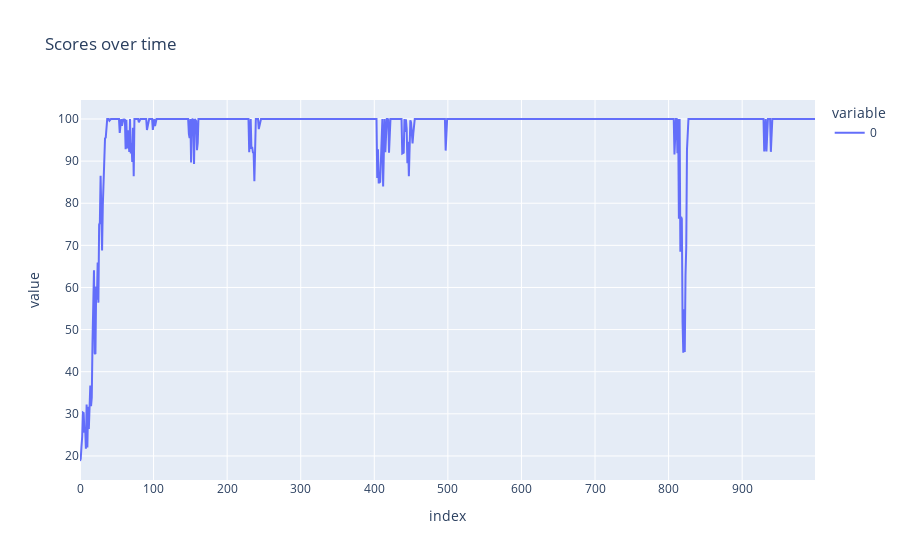

The notebook cell this image was saved under:
### Code cell
if __name__ == "__main__":
    BATCH_SIZE = 10
    NUM_EPISODES = 200
    env = gym.make("CartPole-v1")
    policy = SamplePolicy(
        state_size=OBSERVATION_SPACE_SHAPE[0],
        action_size=ACTION_SPACE_SIZE,
        hidden_sizes=HIDDEN_SIZES,
    ).to(DEVICE)
    optimizer = optim.Adam(policy.parameters(), lr=LR)
    scores = reinforce_train_batch(env=env, policy=policy, optimizer=optimizer, gamma=GAMMA, num_episodes=NUM_EPISODES, batch_size=BATCH_SIZE, max_t=MAX_T)
    # Calculate the mean of the last 10 % of the scores
    last_10_percent_mean = sum(scores[int(NUM_EPISODES*0.9):]) / (NUM_EPISODES*0.1)
    fig = px.line(scores, title="Scores over time")
    fig.show()
    ExperimentManager(name=f"Batch Size {BATCH_SIZE} + Sample Results", primary_metric="last_10_percent_mean", file=__file__).commit(metrics={"last_10_percent_mean": last_10_percent_mean})

### Figure 1 — Plotly figure (JSON) as saved in the notebook; plotly's stock layout.template omitted (floating-point values rounded to 4 significant figures; data arrays with more than 128 entries replaced by an {"elided": "..."} marker saying what was removed)
{"data": [{"hovertemplate": "variable=0<br>index=%{x}<br>value=%{y}<extra></extra>", "legendgroup": "0", "line": {"color": "#636efa", "dash": "solid"}, "marker": {"symbol": "circle"}, "mode": "lines", "name": "0", "orientation": "v", "showlegend": true, "type": "scatter", "x": {"elided": "1000 int values"}, "xaxis": "x", "y": {"elided": "1000 float values"}, "yaxis": "y"}], "layout": {"legend": {"title": {"text": "variable"}, "tracegroupgap": 0}, "title": {"text": "Scores over time"}, "xaxis": {"anchor": "y", "domain": [0, 1], "title": {"text": "index"}}, "yaxis": {"anchor": "x", "domain": [0, 1], "title": {"text": "value"}}}}
